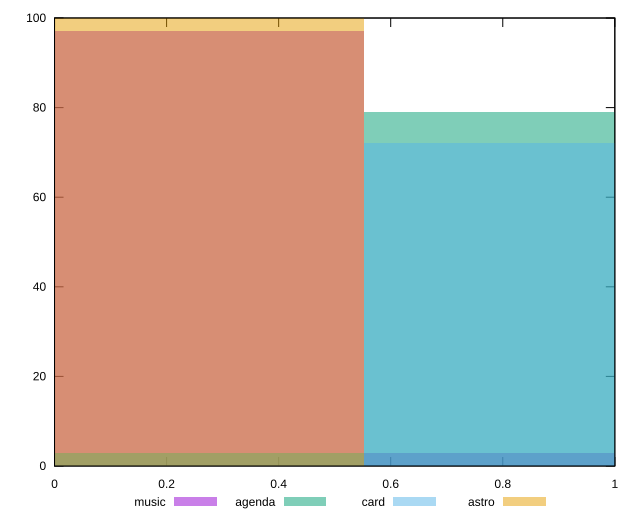

Generate this figure with gnuplot:
reset

$music <<EOF
0 97
1.103011013389309 3
EOF

$agenda <<EOF
0 3
1.103011013389309 79
EOF

$card <<EOF
0 3
1.103011013389309 72
EOF

$astro <<EOF
0 100
EOF

set key outside below
set boxwidth 1.103011013389309
set xrange [0:1]
set yrange [0:100]
set trange [0:100]
set style fill transparent solid 0.5 noborder
set terminal svg size 640, 520 enhanced background rgb 'white'
set output "report/report_00029_2021-02-24T13-36-40.390Z/third-party-summary/comparison/histogram/all_score.svg"

plot $music title "music" with boxes, \
     $agenda title "agenda" with boxes, \
     $card title "card" with boxes, \
     $astro title "astro" with boxes

reset
